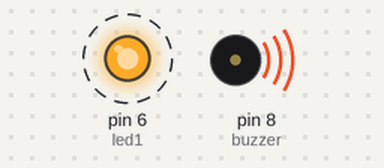
Bench run of a sketch on a simulated Arduino Uno, built with avr-gcc and run on an emulated ATmega328P. On the bench: output pins drawn as LEDs (lit = HIGH), buzzer (waves = sounding). Dashed ring = blinking.

Above: at 0.5 s.
Timing chart, 0 to 4.6 s (numbered marks = the images above):
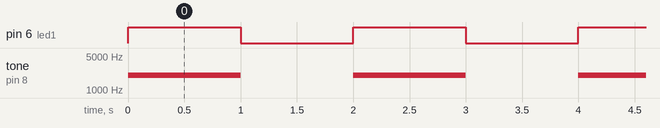

The sketch:

Buzzor.ino
```cpp
const int buzzer = 8; //buzzer to arduino pin 9
const int led1 = 6;

void setup(){

  pinMode(buzzer, OUTPUT); // Set buzzer - pin 9 as an output
  pinMode(led1, OUTPUT);
}

void loop(){

  tone(buzzer, 2000); // Send 1KHz sound signal...
  digitalWrite(led1, HIGH);
  delay(1000);         // ...for 1 sec
  noTone(buzzer);     // Stop sound...
  digitalWrite(led1, LOW);
  delay(1000);         // ...for 1sec

}
```

Measured:
- by itself, pin 6 (led1): alternates HIGH for 1.0 s and LOW for 1.0 s
- by itself, tone on pin 8 (buzzer): alternates 2000 Hz for 1.0 s and silent for 1.0 s
